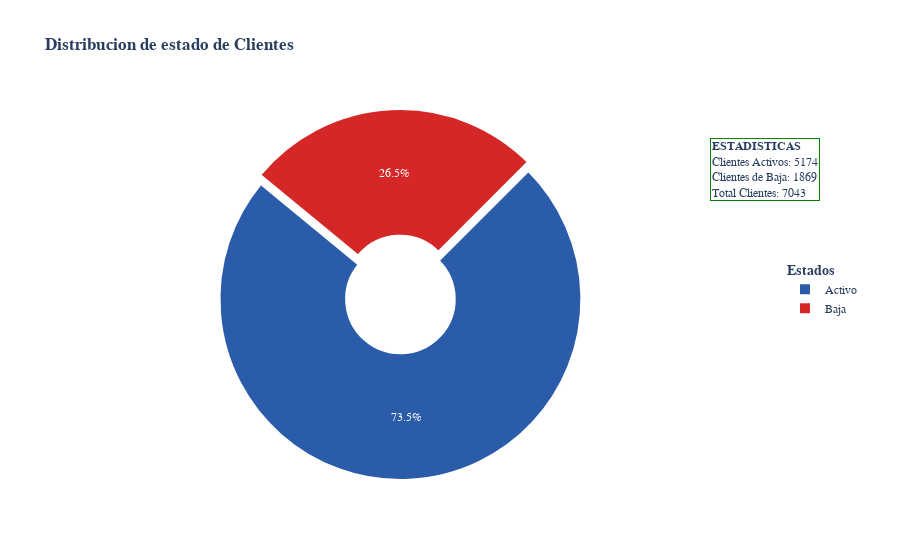

Notebook code for this chart:
### Code cell
fig = px.pie(
    df_summary,
    values='Clientes',
    names='Estado',
    color='Estado',
    color_discrete_map={
        'Activo': '#2A5CAA',  
        'Baja': '#D62728'     
    },
    hole=0.3,
    title='<b>Distribucion de estado de Clientes</b>',
    template='plotly_white'
)


fig.update_traces(
    textinfo='percent',
    textposition='inside',
    marker=dict(line=dict(color='white', width=2)),
    pull=[0.05, 0],
    rotation=45
)


fig.add_annotation(
    text="<b>ESTADISTICAS</b><br>"
         f"Clientes Activos: {df_summary[df_summary['Estado']=='Activo']['Clientes'].values[0]}<br>"
         f"Clientes de Baja: {df_summary[df_summary['Estado']=='Baja']['Clientes'].values[0]}<br>"
         f"Total Clientes: {df_summary['Clientes'].sum()}",
    align='left',
    showarrow=False,
    xref='paper',
    yref='paper',
    x=1.1,
    y=0.9,
    bordercolor='green',
    borderwidth=1,
    bgcolor='white'
)


fig.update_layout(
    legend=dict(
        title='<b>Estados</b>',
        orientation='v',
        yanchor='middle',
        y=0.5,
        xanchor='left',
        x=1.05
    ),
    font=dict(family="firacode"),
    margin=dict(l=50, r=150)
)

fig.show()

### Figure 1 — Plotly figure (JSON) as saved in the notebook; plotly's stock layout.template omitted (floating-point values rounded to 4 significant figures)
{"data": [{"customdata": [["Activo"], ["Baja"]], "domain": {"x": [0, 1], "y": [0, 1]}, "hole": 0.3, "hovertemplate": "Estado=%{customdata[0]}<br>Clientes=%{value}<extra></extra>", "labels": ["Activo", "Baja"], "legendgroup": "", "marker": {"colors": ["#2A5CAA", "#D62728"], "line": {"color": "white", "width": 2}}, "name": "", "pull": [0.05, 0], "rotation": 45, "showlegend": true, "textinfo": "percent", "textposition": "inside", "type": "pie", "values": [5174, 1869]}], "layout": {"annotations": [{"align": "left", "bgcolor": "white", "bordercolor": "green", "borderwidth": 1, "showarrow": false, "text": "<b>ESTADISTICAS</b><br>Clientes Activos: 5174<br>Clientes de Baja: 1869<br>Total Clientes: 7043", "x": 1.1, "xref": "paper", "y": 0.9, "yref": "paper"}], "autosize": true, "font": {"family": "firacode"}, "legend": {"orientation": "v", "title": {"text": "<b>Estados</b>"}, "tracegroupgap": 0, "x": 1.05, "xanchor": "left", "y": 0.5, "yanchor": "middle"}, "margin": {"l": 50, "r": 150}, "title": {"text": "<b>Distribucion de estado de Clientes</b>"}}}
